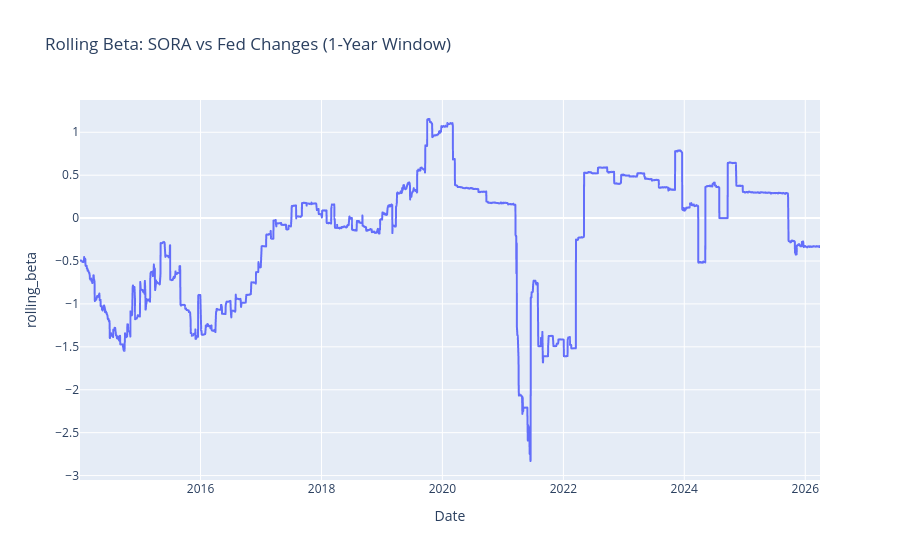

The notebook cell saved with this chart:
### Code cell
import plotly.express as px

df_plot = df.dropna(subset=["rolling_beta"])

px.line(
    df_plot,
    x=df_plot.index,
    y="rolling_beta",
    title="Rolling Beta: SORA vs Fed Changes (1-Year Window)"
)

### Figure 1 — Plotly figure (JSON) as saved in the notebook; plotly's stock layout.template omitted (floating-point values rounded to 4 significant figures; data arrays with more than 128 entries replaced by an {"elided": "..."} marker saying what was removed)
{"data": [{"hovertemplate": "Date=%{x}<br>rolling_beta=%{y}<extra></extra>", "legendgroup": "", "line": {"color": "#636efa", "dash": "solid"}, "marker": {"symbol": "circle"}, "mode": "lines", "name": "", "showlegend": false, "type": "scattergl", "x": {"elided": "3071 str values"}, "xaxis": "x", "y": {"elided": "3071 float values"}, "yaxis": "y"}], "layout": {"legend": {"tracegroupgap": 0}, "title": {"text": "Rolling Beta: SORA vs Fed Changes (1-Year Window)"}, "xaxis": {"anchor": "y", "domain": [0, 1], "title": {"text": "Date"}}, "yaxis": {"anchor": "x", "domain": [0, 1], "title": {"text": "rolling_beta"}}}}
